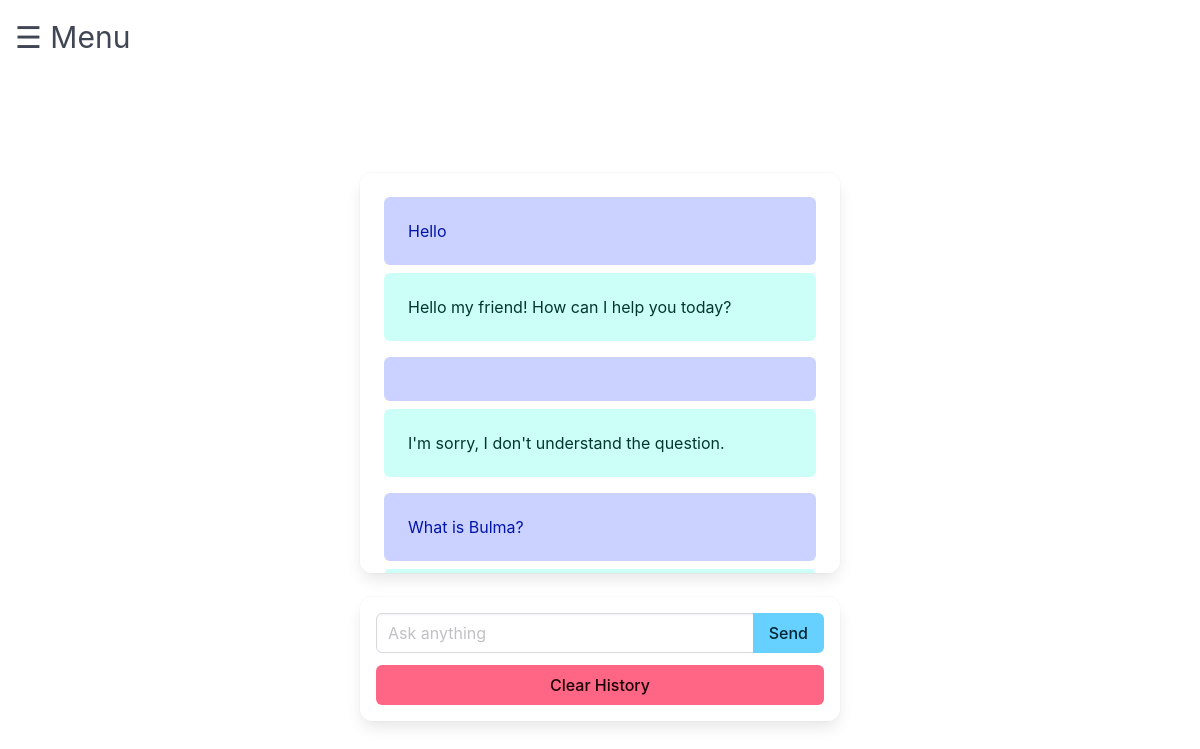
The app's page /chat/ (signed in) with its own data.
### tables this page shows
CREATE TABLE history (
      history_id INTEGER PRIMARY KEY AUTOINCREMENT UNIQUE,
      user_id INTEGER NOT NULL,
      name TEXT NOT NULL,
      answer TEXT NOT NULL,
      FOREIGN KEY (user_id) REFERENCES users(user_id)
);

### app/routes/chat.py (the view, shortened to what this page needs)
@app.route("/chat/", methods=["GET", "POST"])
@login_required
def chat():
    chat_history = get_chat_history(current_user.user_id)
    cleared = session.get("chat_cleared", False)
    if cleared:
        chat_history = []
    return render_template("chat.html", chat_history=chat_history, cleared=cleared)

### app/routes/auth.py (called while the page is built)
@login_manager.user_loader
def load_user(user_id):
    conn = get_db_connection()
    curs = conn.cursor()
    curs.execute("SELECT * FROM users WHERE user_id = ?", (user_id,))
    user = curs.fetchone()
    conn.close()
    if user:
        return User(user_id=user[0], username=user[1], password=user[2],)
    return None

### app/routes/chat.py (called while the page is built)
def get_chat_history(user_id):
    conn = get_db_connection()
    curs = conn.cursor()
    curs.execute("SELECT name, answer FROM history WHERE user_id = ?", (user_id,))
    chat_history = curs.fetchall()
    conn.close()
    return chat_history

### connection.py (called while the page is built)
def get_db_connection():
    connection = sqlite3.connect("database.db", timeout=5)
    connection.row_factory = sqlite3.Row
    return connection

### app/templates/chat.html (shortened to what this page needs)
{% extends "base.html" %}
{% block head %}
    <link rel="stylesheet" href="https://cdn.jsdelivr.net/npm/bulma@1.0.2/css/bulma.min.css">
    <link rel="stylesheet" href="../static/css/chat.css">
{% endblock %}
{% block content %}
    <div class="container is-flex is-flex-direction-column is-align-items-center mt-5">
        <div class="box chat-box p-5" style="width: 50%; max-width: 600px; height: 400px; overflow-y: auto;">
            {% if chat_history %}
                {% for message in chat_history %}
                    <div class="notification is-link is-light mb-2">{{ message.name }}</div>
                    <div class="notification is-primary is-light mb-4">{{ message.answer }}</div>
                {% endfor %}
            {% elif cleared %}
                <div class="notification is-warning is-light mb-2">Ask your question)</div>
            {% endif %}
        </div>
        <div class="box p-4" style="width: 50%; max-width: 600px;">
            <form method="post" action="{{ url_for('chat') }}" class="mb-3">
                <div class="field has-addons">
                    <div class="control is-expanded">
                        <input placeholder="Ask anything" type="text" class="input" name="user_input">
                    </div>
                    <div class="control">
                        <button type="submit" class="button is-info">Send</button>
                    </div>
                </div>
            </form>
            <form method="post" action="{{ url_for('chat') }}">
                <button type="submit" class="button is-danger is-fullwidth">Clear History</button>
            </form>
        </div>
    </div>
{% endblock %}

### app/static/css/chat.css (style rules this page uses)
.chat-box { margin-top: -125px; }

### records on screen
history: name "Hello", answer "Hello my friend! How can I help you today?"
history: answer "I'm sorry, I don't understand the question."
history: name "What is Bulma?"
